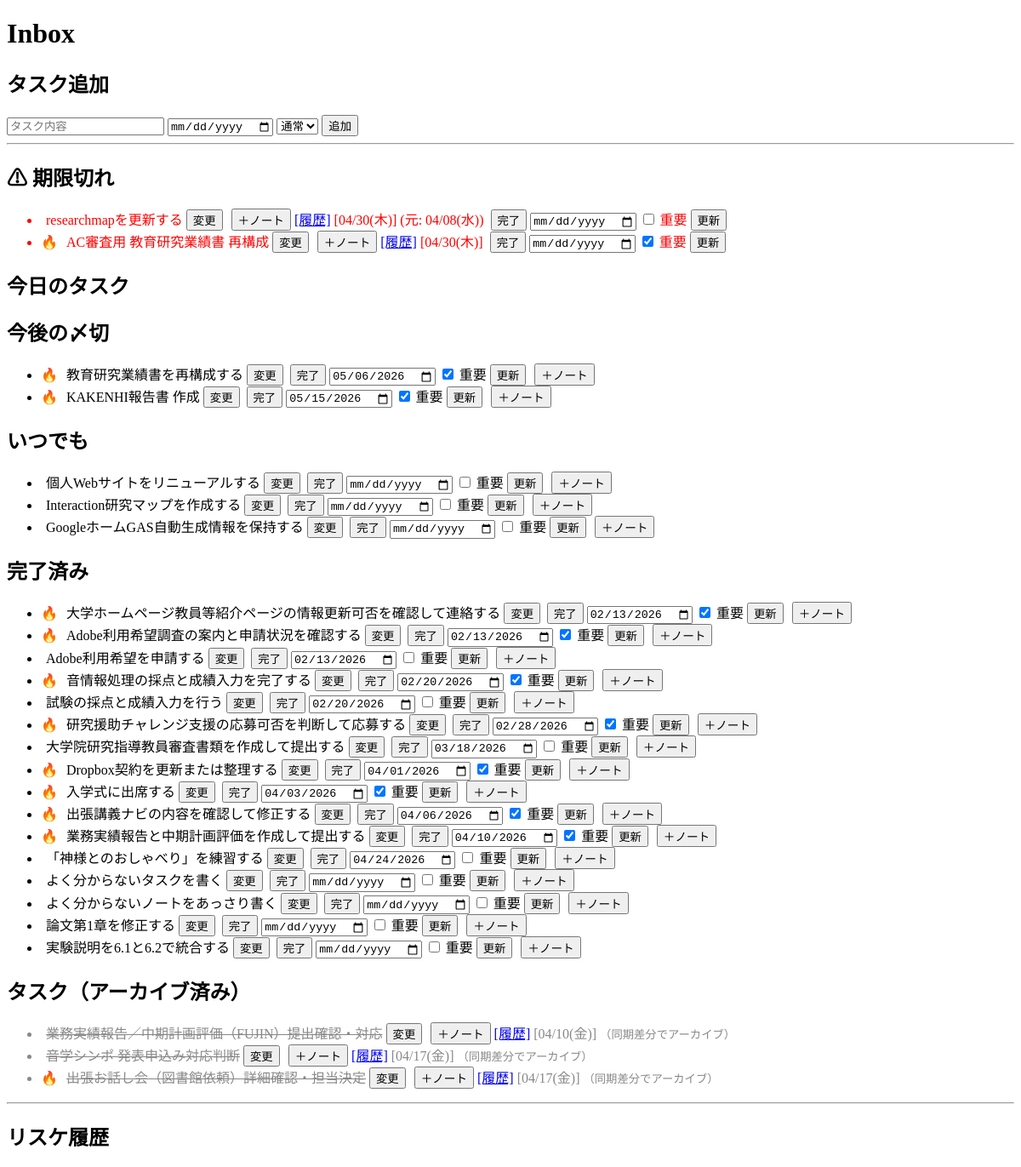
/project/1 (upper part), run on an earlier commit of the app's database.
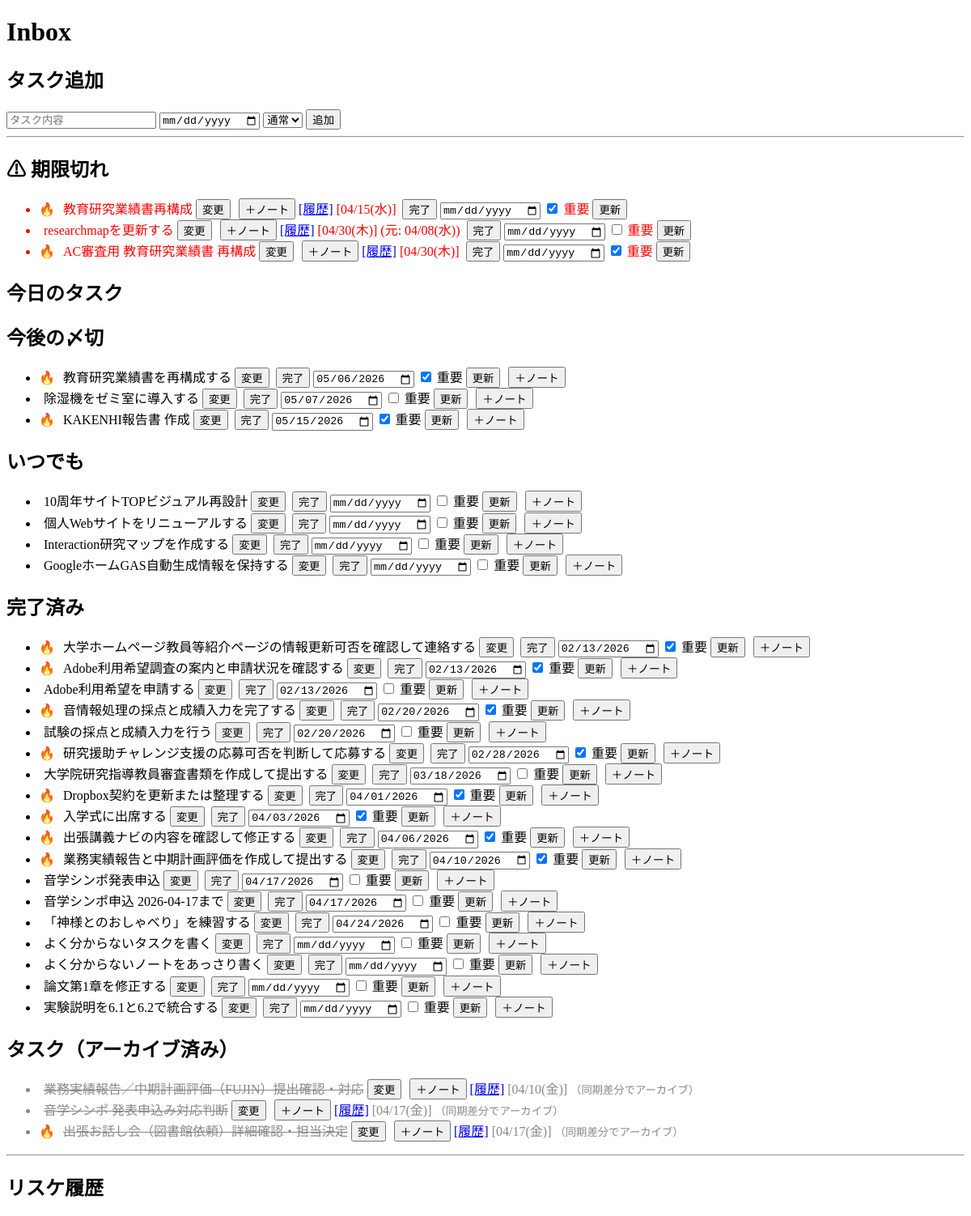
And on a later commit of the database.
### tables this page shows
CREATE TABLE projects (
            id INTEGER PRIMARY KEY AUTOINCREMENT,
            name TEXT,
            type TEXT,
            status TEXT
        );

CREATE TABLE tasks (
            id INTEGER PRIMARY KEY AUTOINCREMENT,
            title TEXT,
            status TEXT,
            deadline TEXT,
            original_deadline TEXT,
            project_id INTEGER,
            student_id INTEGER,
            priority TEXT DEFAULT 'medium',
            sync_key TEXT,
            source_type TEXT,
            source_updated_at TEXT,
            archived INTEGER DEFAULT 0
        , source_url TEXT, scrapbox_url TEXT);

### flask_app.py (the view)
@app.route("/project/<int:project_id>")
def project_detail(project_id):
    task_id_filter = request.args.get("task_id", type=int)
    context = build_project_detail_context(project_id, task_id_filter)
    return render_template(
        "project_detail.html",
        **context,
        students=STUDENTS_DATA,
    )

### db.py (called while the page is built)
def get_db():
    conn = sqlite3.connect(DB_PATH, timeout=5, check_same_thread=False)
    conn.row_factory = sqlite3.Row
    conn.execute("PRAGMA journal_mode=WAL;")
    conn.execute("PRAGMA busy_timeout=5000;")
    return conn

def get_today_str(cursor):
    return cursor.execute("SELECT date('now')").fetchone()[0]

### flask_app.py (called while the page is built)
def format_date_jp(date_str):
    if not date_str:
        return None
    from datetime import datetime
    weekdays_jp = ["月", "火", "水", "木", "金", "土", "日"]
    try:
        dt = datetime.strptime(date_str, "%Y-%m-%d")
    except Exception:
        return date_str
    today = datetime.now()
    fiscal_year = today.year if today.month < 4 else today.year + 1
    start = datetime(fiscal_year - 1, 4, 1)
    end = datetime(fiscal_year, 3, 31)
    w = weekdays_jp[dt.weekday()]
    if start <= dt <= end:
        return dt.strftime(f"%m/%d({w})")
    else:
        return dt.strftime(f"%Y/%m/%d({w})")

def apply_format(rows):
    result = []
    for r in rows:
        d = dict(r)
        if "deadline" in d and d["deadline"]:
            d["deadline_display"] = format_date_jp(d["deadline"])
        else:
            d["deadline_display"] = None
        if "original_deadline" in d and d["original_deadline"]:
            d["original_deadline_display"] = format_date_jp(d["original_deadline"])
        else:
            d["original_deadline_display"] = None
        result.append(d)
    return result

def attach_related_notes(tasks, notes_by_task_id):
    return [
        {**dict(t), "related_notes": notes_by_task_id.get(dict(t)["task_id"], [])}
        for t in tasks
    ]

def build_archived_tasks_with_reason(archived_rows):
    archived_tasks = []
    for t in archived_rows:
        d = dict(t)
        if d.get("source_type") in ["chatgpt_memory", "manual_json"] and d.get(
            "sync_key"
        ):
            d["archive_reason"] = "同期差分でアーカイブ"
        elif d.get("source_type"):
            d["archive_reason"] = f"{d['source_type']}由来のアーカイブ"
        else:
            d["archive_reason"] = "手動または不明"
        archived_tasks.append(d)
    return archived_tasks

### templates/project_detail.html (shortened to what this page needs)
<!DOCTYPE html>
<html>
<head>
</head>
<body>
    {% from "components/task_item.html" import edit_form, task_actions %}
<h1>{{ project["name"] }}</h1>
<h2>タスク追加</h2>
<form action="/add_task" method="post">
    <input name="title" placeholder="タスク内容">
    <input type="date" name="deadline">
    <select name="priority">
        <option value="medium" selected>通常</option>
    </select>
    <button type="submit">追加</button>
</form>
<hr>
<h2>⚠ 期限切れ</h2>
<ul>
{% for t in overdue_tasks %}
    <li class="task-title-scope" style="color:red;">
        {% if t["priority"] == "high" %}🔥{% endif %}
        {{ edit_form(t["task_id"], t["title"]) }}
        <button type="button" onclick='openNoteFormForTask({{ t["task_id"] }}, {{ t["title"]|tojson }})' style="margin-left:6px; font-size:0.85em;">＋ノート</button>
        <a href="/project/{{ project["id"] }}?task_id={{ t["task_id"] }}">[履歴]</a>
        {% if t["deadline_display"] %}[{{ t["deadline_display"] }}]{% endif %}
        {% if t["original_deadline_display"] and t["original_deadline_display"] != t["deadline_display"] %}
            (元: {{ t["original_deadline_display"] }})
        {% endif %}
        <form action="/done/{{ t["task_id"] }}" method="post" style="display:inline; margin-left:4px">
            <button type="submit">完了</button>
        </form>
        <form action="/update_task" method="post" style="display:inline;">
            <input type="date" name="deadline">
            <label>
                <input type="checkbox" name="priority" value="high" {% if t["priority"] == "high" %}checked{% endif %}>
                重要
            </label>
            <button type="submit">更新</button>
        </form>
    </li>
{% endfor %}
</ul>
<h2>今日のタスク</h2>
<h2>今後の〆切</h2>
<ul>
{% for t in future_tasks %}
    <li class="task-title-scope">
        {% if t["priority"] == "high" %}🔥{% endif %}
        {{ task_actions(t, show_done=true, show_update=true, is_done=false) }}
        <button type="button" onclick='openNoteFormForTask({{ t["task_id"] }}, {{ t["title"]|tojson }})' style="margin-left:6px; font-size:0.85em;">＋ノート</button>
    </li>
{% endfor %}
</ul>
<h2>いつでも</h2>
<ul>
{% for t in anytime_tasks %}
    <li class="task-title-scope">
        {{ task_actions(t, show_done=true, show_update=true, is_done=false) }}
        <button type="button" onclick='openNoteFormForTask({{ t["task_id"] }}, {{ t["title"]|tojson }})' style="margin-left:6px; font-size:0.85em;">＋ノート</button>
    </li>
{% endfor %}
</ul>
<h2>完了済み</h2>
<ul>
{% for t in done_tasks %}
    <li class="task-title-scope">
        {% if t["priority"] == "high" %}🔥{% endif %}
        {{ task_actions(t, show_done=true, show_update=true, is_done=false) }}
        <button type="button" onclick='openNoteFormForTask({{ t["task_id"] }}, {{ t["title"]|tojson }})' style="margin-left:6px; font-size:0.85em;">＋ノート</button>
    </li>
{% endfor %}
</ul>
<h2>タスク（アーカイブ済み）</h2>
<ul>
{% for t in archived_tasks %}
    <li class="task-title-scope" style="color:#888;">
        {% if t["priority"] == "high" %}🔥{% endif %}
        {{ edit_form(t["task_id"], t["title"], t["status"] == "done") }}
        <button type="button" onclick='openNoteFormForTask({{ t["task_id"] }}, {{ t["title"]|tojson }})' style="margin-left:6px; font-size:0.85em;">＋ノート</button>
        <a href="/project/{{ project["id"] }}?task_id={{ t["task_id"] }}">[履歴]</a>
        {% if t["deadline_display"] %}[{{ t["deadline_display"] }}]{% endif %}
        <small>（{{ t["archive_reason"] }}）</small>
    </li>
{% endfor %}
</ul>
<hr>
<h2>リスケ履歴</h2>
<a href="/projects">← Projects</a><br>
</body>
</html>

### templates/components/task_item.html (shortened to what this page needs)
{% macro task_actions(t, show_done=true, show_update=false, is_done=false) %}
    <form action="/edit_task_title" method="post" class="inline-edit-form" style="display:inline; margin-left:6px;">
        {% if is_done %}
            <s><span class="inline-edit-title">{{ t["title"] }}</span></s>
        {% else %}
            <span class="inline-edit-title">{{ t["title"] }}</span>
        {% endif %}
        <button type="button" class="inline-edit-toggle" onclick="toggleInlineEdit(this)">変更</button>
    </form>
    {% if show_done %}
        <form action="/done/{{ t["task_id"] if t["task_id"] is defined else t["id"] }}" method="post" style="display:inline; margin-left:4px">
            <button type="submit">完了</button>
        </form>
    {% endif %}
    {% if show_update %}
        <form action="/update_task" method="post" style="display:inline;">
            <input type="date" name="deadline" value="{{ t["deadline"] if t["deadline"] is defined and t["deadline"] else "" }}">
            <label>
                <input type="checkbox" name="priority" value="high" {% if t["priority"] == "high" %}checked{% endif %}>
                重要
            </label>
            <button type="submit">更新</button>
        </form>
    {% endif %}
{% endmacro %}
{% macro edit_form(task_id, title, is_done=false) %}
    <form action="/edit_task_title" method="post" class="inline-edit-form" style="display:inline; margin-left:6px;">
        {% if is_done %}
            <s><span class="inline-edit-title">{{ title }}</span></s>
        {% else %}
            <span class="inline-edit-title">{{ title }}</span>
        {% endif %}
        <button type="button" class="inline-edit-toggle" onclick="toggleInlineEdit(this)">変更</button>
    </form>
{% endmacro %}

What changed in the data, as far as the page shows it:
added tasks: title "教育研究業績書再構成", deadline_display "04/15(水)", priority "☑", shown under "⚠ 期限切れ"
added tasks: title "除湿機をゼミ室に導入する", deadline "05/07/2026", shown under "今後の〆切"
added tasks: title "10周年サイトTOPビジュアル再設計", shown under "いつでも"
added tasks: title "音学シンポ発表申込", deadline "04/17/2026", shown under "完了済み"
added tasks: title "音学シンポ申込 2026-04-17まで", deadline "04/17/2026", shown under "完了済み"
